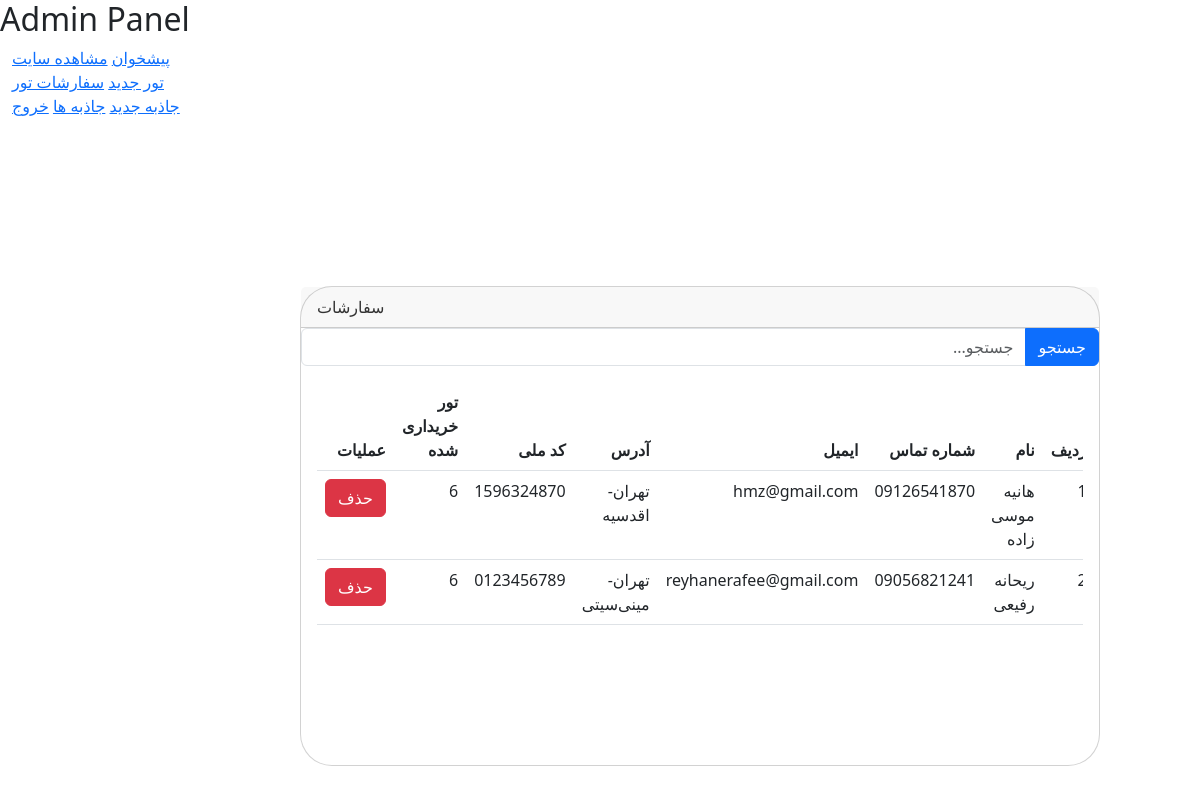
The page /php/orders.php on the database its author committed.
### tables this page shows
CREATE TABLE IF NOT EXISTS `orders` (
  `o_id` int(11) NOT NULL AUTO_INCREMENT,
  `name` varchar(100) NOT NULL,
  `email` varchar(100) NOT NULL,
  `phone` varchar(11) NOT NULL,
  `address` text NOT NULL,
  `code` varchar(20) NOT NULL,
  `t_id` int(11) DEFAULT NULL,
  `user_id` int(11) DEFAULT NULL,
  `travelers` int(11) DEFAULT '1',
  `notes` text,
  `total_price` int(11) DEFAULT NULL,
  `tracking_code` varchar(50) DEFAULT NULL,
  `status` enum('pending','paid','cancelled') DEFAULT 'pending',
  `payment_date` timestamp NULL DEFAULT NULL,
  `payment_method` varchar(50) DEFAULT NULL,
  `card_number_last4` varchar(4) DEFAULT NULL,
  `created_at` timestamp NOT NULL DEFAULT CURRENT_TIMESTAMP,
  PRIMARY KEY (`o_id`),
  UNIQUE KEY `tracking_code` (`tracking_code`)
);

### php/orders.php (the view, shortened to what this page needs)
<?php
$host = "localhost";
$username = "root";
$password = "";
$dbname = "my_tourist_db";
$conn = mysqli_connect($host, $username, $password, $dbname);
mysqli_set_charset($conn, "utf8");
?>
<!DOCTYPE html>
<html lang="fa">
<head>
    <link rel="stylesheet" href="css/bootstrap.min.css">
    <link rel="stylesheet" href="style.css">
</head>
<body>
<nav class="nav top-bar">
    <h2 class="float-left">Admin Panel</h2>
</nav>
<div class="container-fluid">
    <div class="row admin-panel">
        <div class="col-2">
            <div class="list-item">
                <a href="index.html">پیشخوان</a>
                <a href="../index.html">مشاهده سایت</a>
                <a href="add-new-tour.html">تور جدید</a>
                <a href="orders.php">سفارشات تور</a>
                <a href="add-new-jazebe.html">جاذبه جدید</a>
                <a href="jazebeha.html">جاذبه ها</a>
                <a href="../php/logout.php">خروج</a>
            </div>
        </div>
        <div class="col-10">
            <div class="card mb-3">
                <div class="card-header">
                    سفارشات
                </div>
                <form action="orders.html" method="get">
                    <div class="input-group">
                        <input style="direction: rtl;" type="text" placeholder="جستجو..." name="search" class="form-control text-end">
                        <button class="btn btn-primary" name="search-btn">جستجو</button>
                    </div>
                </form>
                <div class="card-body">
                    <div class="table-responsive">
                        <table class="table float-right" style="direction: rtl">
                            <thead>
                                <tr>
                                    <th>ردیف</th>
                                    <th>نام</th>
                                    <th>شماره تماس</th>
                                    <th>ایمیل</th>
                                    <th>آدرس</th>
                                    <th>کد ملی</th>
                                    <th>تور خریداری شده</th>
                                    <th>عملیات</th>
                                </tr>
                            </thead>
                            <tbody>
                                <?php
                                $search = isset($_GET['search']) ? $_GET['search'] : '';
                                if (!empty($search)) {
                                    $sql = "SELECT * FROM orders
                                            WHERE name LIKE '%$search%'
                                            OR email LIKE '%$search%'
                                            OR phone LIKE '%$search%'
                                            OR code LIKE '%$search%'
                                            ORDER BY o_id DESC";
                                } else {
                                    $sql = "SELECT * FROM orders ORDER BY o_id DESC";
                                }
                                $result = mysqli_query($conn, $sql);
                                if ($result && mysqli_num_rows($result) > 0) {
                                    $counter = 1;
                                    while($row = mysqli_fetch_assoc($result)) {
                                        echo "<tr>";
                                        echo "<td>" . $counter . "</td>";
                                        echo "<td>" . htmlspecialchars($row['name']) . "</td>";
                                        echo "<td>" . htmlspecialchars($row['phone']) . "</td>";
                                        echo "<td>" . htmlspecialchars($row['email']) . "</td>";
                                        echo "<td>" . htmlspecialchars($row['address']) . "</td>";
                                        echo "<td>" . htmlspecialchars($row['code']) . "</td>";
                                        echo "<td>" . htmlspecialchars($row['t_id']) . "</td>";
                                        echo "<td>";
                                        echo "<a href='delete_order.php?id=" . $row['o_id'] . "' class='btn btn-danger' onclick='return confirm(\"آیا مطمئن هستید؟\")'>حذف</a>";
                                        echo "</td>";
                                        echo "</tr>";
                                        $counter++;
                                    }
                                } else {
                                    echo "<tr><td colspan='8' class='text-center'>هیچ سفارشی یافت نشد</td></tr>";
                                }
                                ?>
                            </tbody>
                        </table>
                    </div>
                </div>
            </div>
        </div>
    </div>
</div>
</body>
</html>

### css/style.css (style rules this page uses)
body { overflow-x: hidden; }
.card { background: #fff; color: #333; margin: 15rem auto; width: 90%; max-width: 50rem; min-height: 30rem; border-radius: 2rem; }

### rows shown on the page
orders: name "هانیه موسی زاده", phone "09126541870", email "hmz@gmail.com", address "تهران-اقدسیه", code "1596324870", t "6"
orders: name "ریحانه رفیعی", phone "09056821241", email "reyhanerafee@gmail.com", address "تهران-مینی‌سیتی", code "0123456789", t "6"
